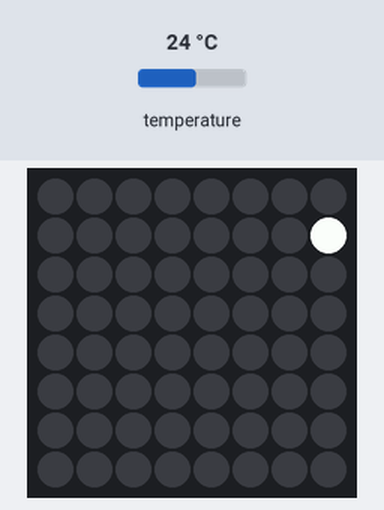
This program was run on a simulated Raspberry Pi (BCM pin numbers) with a Sense HAT. Parts: the Sense HAT's 8×8 RGB LED matrix. The inputs (shaded band) are chosen by the test bench; at power-on: temperature 24 °C. The 64×8 strip is a reading aid, not a part: it shows the text the matrix is scrolling, unrolled, one strip-width of it at a time.

Above: at 24.1 s.
At 72.1 s:
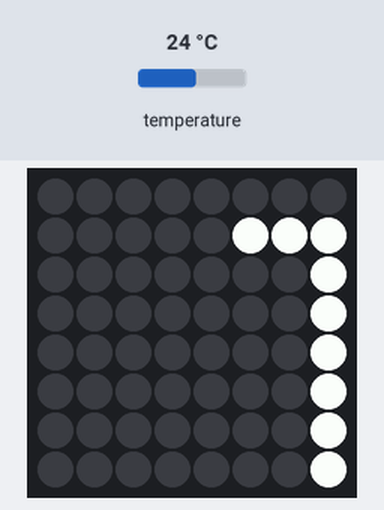
At 96.1 s:
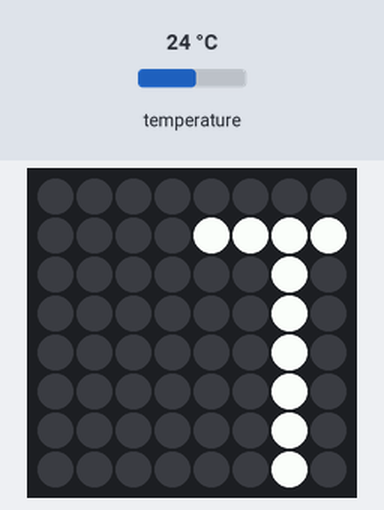
At 120.1 s:
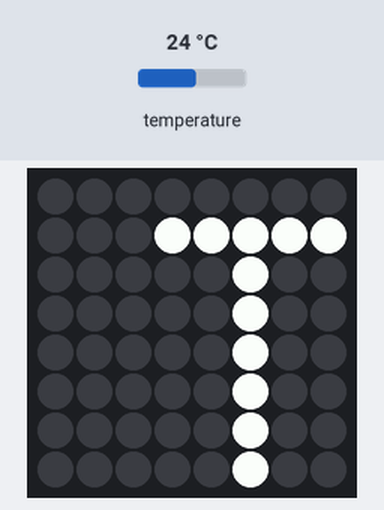

The program:

sensehat_test.py
```python
#!/usr/bin/python
from sense_hat import SenseHat
import time
import sys

sense = SenseHat()
sense.clear()

try:
    while True:
        temp = sense.get_temperature()
        temp = round(temp,1)

        sense.show_message("Temperature C",temp)

        humidity = sense.get_humidity()
        humidity = round(humidity, 1)
        sense.show_message("Humidity :",humidity)

        pressure = sense.get_pressure()
        pressure = round(pressure, 1)
        sense.show_message("pressure :", pressure)

        time.sleep(15)

except KeyboardInterrupt:
    pass
```

Measured:
- what the display in image 1 shows lasts 24.0 s, from 72.0 s to 96.0 s
